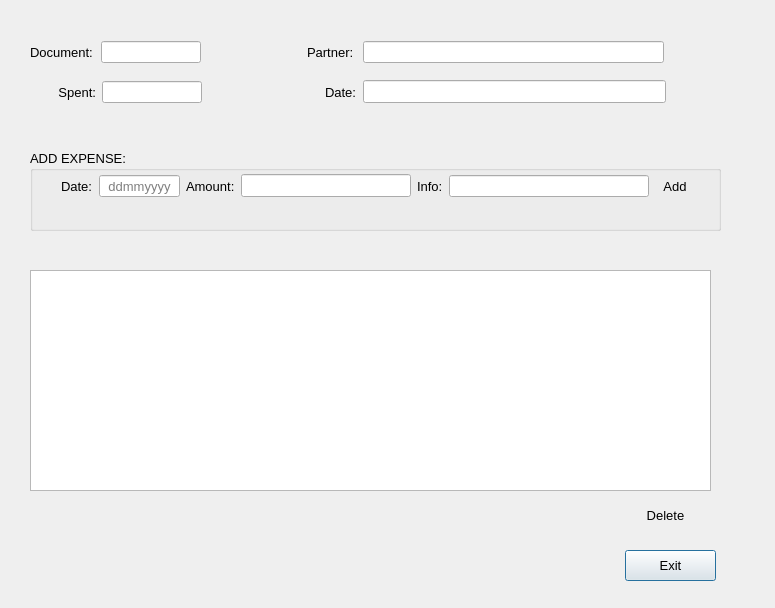
<?xml version="1.0" encoding="UTF-8"?>
<ui version="4.0">
 <class>ExpenseForm</class>
 <widget class="QDialog" name="ExpenseForm">
  <property name="geometry">
   <rect>
    <x>0</x>
    <y>0</y>
    <width>775</width>
    <height>608</height>
   </rect>
  </property>
  <property name="font">
   <font>
    <family>MS Shell Dlg</family>
    <pointsize>10</pointsize>
    <weight>50</weight>
    <italic>false</italic>
    <bold>false</bold>
   </font>
  </property>
  <property name="windowTitle">
   <string>Expenses</string>
  </property>
  <property name="windowIcon">
   <iconset resource="../app/icons.qrc">
    <normaloff>:/expense</normaloff>:/expense</iconset>
  </property>
  <property name="styleSheet">
   <string notr="true">font: 10pt &quot;MS Shell Dlg&quot;; </string>
  </property>
  <widget class="QTableView" name="view">
   <property name="geometry">
    <rect>
     <x>30</x>
     <y>270</y>
     <width>681</width>
     <height>221</height>
    </rect>
   </property>
  </widget>
  <widget class="QToolButton" name="delete_button">
   <property name="geometry">
    <rect>
     <x>630</x>
     <y>500</y>
     <width>71</width>
     <height>31</height>
    </rect>
   </property>
   <property name="layoutDirection">
    <enum>Qt::LeftToRight</enum>
   </property>
   <property name="styleSheet">
    <string notr="true"/>
   </property>
   <property name="text">
    <string>Delete</string>
   </property>
   <property name="icon">
    <iconset resource="../app/icons.qrc">
     <normaloff>:/delete</normaloff>:/delete</iconset>
   </property>
   <property name="toolButtonStyle">
    <enum>Qt::ToolButtonTextBesideIcon</enum>
   </property>
   <property name="autoRaise">
    <bool>true</bool>
   </property>
  </widget>
  <widget class="QGroupBox" name="groupBox">
   <property name="geometry">
    <rect>
     <x>30</x>
     <y>150</y>
     <width>691</width>
     <height>81</height>
    </rect>
   </property>
   <property name="title">
    <string>ADD EXPENSE:</string>
   </property>
   <widget class="QWidget" name="layoutWidget">
    <property name="geometry">
     <rect>
      <x>31</x>
      <y>20</y>
      <width>634</width>
      <height>32</height>
     </rect>
    </property>
    <layout class="QHBoxLayout" name="horizontalLayout_5">
     <item>
      <widget class="QLabel" name="label">
       <property name="text">
        <string>Date:</string>
       </property>
      </widget>
     </item>
     <item>
      <widget class="QLineEdit" name="date_line_edit">
       <property name="minimumSize">
        <size>
         <width>81</width>
         <height>22</height>
        </size>
       </property>
       <property name="maximumSize">
        <size>
         <width>81</width>
         <height>22</height>
        </size>
       </property>
       <property name="alignment">
        <set>Qt::AlignCenter</set>
       </property>
       <property name="placeholderText">
        <string>ddmmyyyy</string>
       </property>
      </widget>
     </item>
     <item>
      <widget class="QLabel" name="label_6">
       <property name="text">
        <string>Amount:</string>
       </property>
      </widget>
     </item>
     <item>
      <widget class="QLineEdit" name="amount">
       <property name="alignment">
        <set>Qt::AlignCenter</set>
       </property>
      </widget>
     </item>
     <item>
      <widget class="QLabel" name="label_7">
       <property name="text">
        <string>Info:</string>
       </property>
      </widget>
     </item>
     <item>
      <widget class="QLineEdit" name="info_lineedit">
       <property name="minimumSize">
        <size>
         <width>200</width>
         <height>22</height>
        </size>
       </property>
       <property name="maximumSize">
        <size>
         <width>200</width>
         <height>22</height>
        </size>
       </property>
       <property name="alignment">
        <set>Qt::AlignCenter</set>
       </property>
      </widget>
     </item>
     <item>
      <widget class="QToolButton" name="add_button">
       <property name="styleSheet">
        <string notr="true"/>
       </property>
       <property name="text">
        <string>Add</string>
       </property>
       <property name="icon">
        <iconset resource="../app/icons.qrc">
         <normaloff>:/new</normaloff>:/new</iconset>
       </property>
       <property name="iconSize">
        <size>
         <width>24</width>
         <height>24</height>
        </size>
       </property>
       <property name="toolButtonStyle">
        <enum>Qt::ToolButtonTextBesideIcon</enum>
       </property>
       <property name="autoRaise">
        <bool>true</bool>
       </property>
      </widget>
     </item>
    </layout>
   </widget>
  </widget>
  <widget class="QWidget" name="layoutWidget">
   <property name="geometry">
    <rect>
     <x>307</x>
     <y>40</y>
     <width>357</width>
     <height>24</height>
    </rect>
   </property>
   <layout class="QHBoxLayout" name="horizontalLayout">
    <item>
     <widget class="QLabel" name="label_1">
      <property name="text">
       <string>Partner:</string>
      </property>
     </widget>
    </item>
    <item>
     <widget class="QLineEdit" name="partner_line_edit">
      <property name="enabled">
       <bool>true</bool>
      </property>
      <property name="minimumSize">
       <size>
        <width>301</width>
        <height>22</height>
       </size>
      </property>
      <property name="maximumSize">
       <size>
        <width>301</width>
        <height>22</height>
       </size>
      </property>
      <property name="mouseTracking">
       <bool>true</bool>
      </property>
      <property name="alignment">
       <set>Qt::AlignCenter</set>
      </property>
      <property name="readOnly">
       <bool>true</bool>
      </property>
     </widget>
    </item>
   </layout>
  </widget>
  <widget class="QWidget" name="layoutWidget">
   <property name="geometry">
    <rect>
     <x>325</x>
     <y>80</y>
     <width>341</width>
     <height>24</height>
    </rect>
   </property>
   <layout class="QHBoxLayout" name="horizontalLayout_2">
    <item>
     <widget class="QLabel" name="label_3">
      <property name="text">
       <string>Date:</string>
      </property>
     </widget>
    </item>
    <item>
     <widget class="QLineEdit" name="document_date_line_edit">
      <property name="enabled">
       <bool>true</bool>
      </property>
      <property name="minimumSize">
       <size>
        <width>301</width>
        <height>22</height>
       </size>
      </property>
      <property name="alignment">
       <set>Qt::AlignCenter</set>
      </property>
      <property name="readOnly">
       <bool>true</bool>
      </property>
     </widget>
    </item>
   </layout>
  </widget>
  <widget class="QWidget" name="layoutWidget">
   <property name="geometry">
    <rect>
     <x>30</x>
     <y>40</y>
     <width>171</width>
     <height>24</height>
    </rect>
   </property>
   <layout class="QHBoxLayout" name="horizontalLayout_3">
    <item>
     <widget class="QLabel" name="label_2">
      <property name="text">
       <string>Document:</string>
      </property>
     </widget>
    </item>
    <item>
     <widget class="QLineEdit" name="document_line_edit">
      <property name="enabled">
       <bool>true</bool>
      </property>
      <property name="minimumSize">
       <size>
        <width>100</width>
        <height>22</height>
       </size>
      </property>
      <property name="maximumSize">
       <size>
        <width>100</width>
        <height>22</height>
       </size>
      </property>
      <property name="acceptDrops">
       <bool>true</bool>
      </property>
      <property name="frame">
       <bool>true</bool>
      </property>
      <property name="alignment">
       <set>Qt::AlignCenter</set>
      </property>
      <property name="readOnly">
       <bool>true</bool>
      </property>
      <property name="cursorMoveStyle">
       <enum>Qt::LogicalMoveStyle</enum>
      </property>
      <property name="clearButtonEnabled">
       <bool>false</bool>
      </property>
     </widget>
    </item>
   </layout>
  </widget>
  <widget class="QWidget" name="layoutWidget">
   <property name="geometry">
    <rect>
     <x>55</x>
     <y>80</y>
     <width>147</width>
     <height>24</height>
    </rect>
   </property>
   <layout class="QHBoxLayout" name="horizontalLayout_4">
    <item>
     <widget class="QLabel" name="label_4">
      <property name="text">
       <string>Spent:</string>
      </property>
      <property name="alignment">
       <set>Qt::AlignRight|Qt::AlignTrailing|Qt::AlignVCenter</set>
      </property>
     </widget>
    </item>
    <item>
     <widget class="QLineEdit" name="spent_line_edit">
      <property name="minimumSize">
       <size>
        <width>100</width>
        <height>22</height>
       </size>
      </property>
      <property name="maximumSize">
       <size>
        <width>100</width>
        <height>22</height>
       </size>
      </property>
      <property name="alignment">
       <set>Qt::AlignCenter</set>
      </property>
      <property name="readOnly">
       <bool>true</bool>
      </property>
     </widget>
    </item>
   </layout>
  </widget>
  <widget class="QPushButton" name="exit">
   <property name="geometry">
    <rect>
     <x>625</x>
     <y>550</y>
     <width>91</width>
     <height>31</height>
    </rect>
   </property>
   <property name="text">
    <string>Exit</string>
   </property>
  </widget>
 </widget>
 <tabstops>
  <tabstop>date_line_edit</tabstop>
  <tabstop>amount</tabstop>
  <tabstop>info_lineedit</tabstop>
  <tabstop>add_button</tabstop>
  <tabstop>spent_line_edit</tabstop>
  <tabstop>partner_line_edit</tabstop>
  <tabstop>document_line_edit</tabstop>
  <tabstop>document_date_line_edit</tabstop>
  <tabstop>view</tabstop>
  <tabstop>delete_button</tabstop>
 </tabstops>
 <resources>
  <include location="../app/icons.qrc"/>
 </resources>
 <connections>
  <connection>
   <sender>exit</sender>
   <signal>clicked()</signal>
   <receiver>ExpenseForm</receiver>
   <slot>close()</slot>
   <hints>
    <hint type="sourcelabel">
     <x>681</x>
     <y>566</y>
    </hint>
    <hint type="destinationlabel">
     <x>603</x>
     <y>567</y>
    </hint>
   </hints>
  </connection>
 </connections>
</ui>
